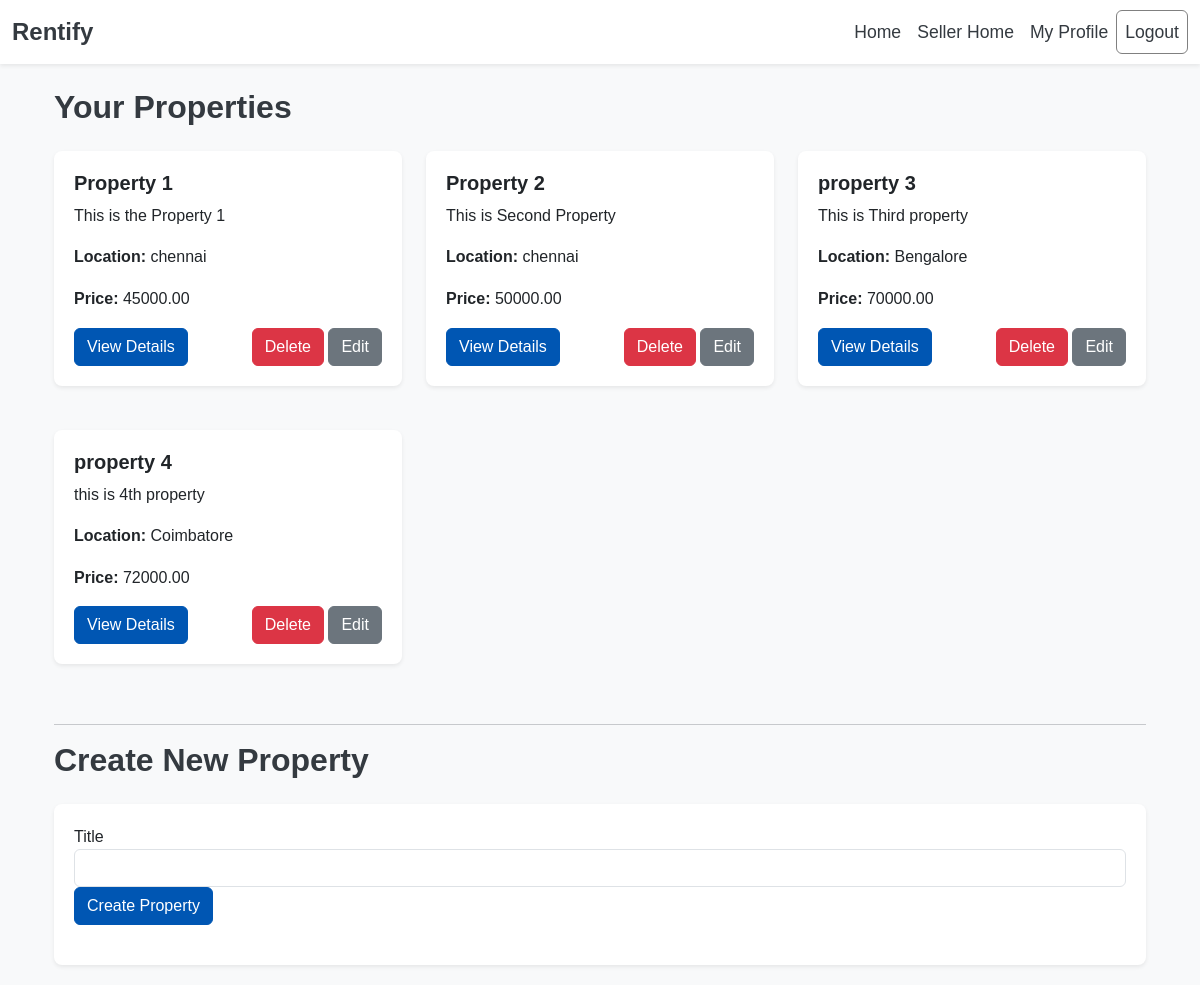
Screenshot of /seller/home/ (signed in) with the database file from the repository.
### listings/models.py (models this page shows, shortened)
class Property(models.Model):
    user = models.ForeignKey(User, on_delete=models.CASCADE)
    title = models.CharField(max_length=100)
    description = models.TextField()
    place = models.CharField(max_length=100)
    area = models.DecimalField(max_digits=10, decimal_places=2)
    bedrooms = models.IntegerField()
    bathrooms = models.IntegerField()
    hospitals_nearby = models.CharField(max_length=100)
    colleges_nearby = models.CharField(max_length=100)
    price = models.DecimalField(max_digits=10, decimal_places=2)
    likes = models.ManyToManyField(User, related_name='liked_properties', blank=True, default=None)
    booked_by = models.OneToOneField(User, related_name='booked_property', null=True, blank=True, on_delete=models.SET_NULL)
    created_at = models.DateTimeField(auto_now_add=True)

### listings/views.py (the view)
# urls.py: path('seller/home/', views.seller_home, name='seller_home'),
@login_required
@user_passes_test(is_seller)
def seller_home(request):
    properties = Property.objects.filter(user=request.user)
    return render(request, 'seller_home.html', {'properties': properties})

### listings/views.py (called while the page is built)
def is_seller(user):
    return user.profile.role == 'seller'

### templates/seller_home.html (shortened to what this page needs)
{% extends 'base.html' %}
{% block content %}
<div class="container mt-4">
    <h2 class="mb-4">Your Properties</h2>
    <div class="row">
    {% if properties%}
        {% for property in properties %}
            <div class="col-md-4 mb-4">
                <div class="card shadow-sm">
                    <div class="card-body">
                        <h5 class="card-title">{{ property.title }}</h5>
                        <p class="card-text">{{ property.description }}</p>
                        <p class="card-text"><strong>Location:</strong> {{ property.place }}</p>
                        <p class="card-text"><strong>Price:</strong> {{ property.price }}</p>
                        <div class="d-flex justify-content-between align-items-center">
                            <a href="{% url 'property_detail' property.pk %}" class="btn btn-primary">View Details</a>
                            <div>
                                <form method="post" action="{% url 'property_delete' property.pk %}" style="display: inline;">
                                    <button type="submit" class="btn btn-danger">Delete</button>
                                </form>
                                <a href="{% url 'property_edit' property.pk %}" class="btn btn-secondary ml-2">Edit</a>
                            </div>
                        </div>
                    </div>
                </div>
            </div>
        {% endfor %}
        {% else %}
        <h5 class="text-center text-danger p-4">You don't have any properties yet.</h5>
        {% endif %}
    </div>
    <hr>
    <h2 class="mb-4">Create New Property</h2>
    <div class="card shadow-sm">
        <div class="card-body">
            <form method="post" action="{% url 'property_create' %}">
                <div class="form-group">
                    <label for="title">Title</label>
                    <input type="text" class="form-control" id="title" name="title">
                </div>
                <button type="submit" class="btn btn-primary">Create Property</button>
            </form>
        </div>
    </div>
</div>
{% endblock %}

### static/css/styles.css (style rules this page uses)
body { background-color: #f8f9fa; font-family: 'Arial', sans-serif; color: #343a40; line-height: 1.6; }
.card { border-radius: 8px; box-shadow: 0 4px 10px rgba(0, 0, 0, 0.1); border: none; margin-bottom: 20px; background-color: #ffffff; padding: 4px; transition: transform 0.3s ease, box-shadow 0.3s ease; }
h1, h2, h3, h4, h5, h6 { font-family: 'Arial', sans-serif; color: #343a40; margin-bottom: 20px; }
h2 { font-size: 2rem; font-weight: bold; }
h5 { font-size: 1.25rem; font-weight: bold; }
a { color: #0056b3; text-decoration: none; transition: color 0.3s ease; }
.btn-primary { background-color: #0056b3; border-color: #0056b3; transition: background-color 0.3s ease, border-color 0.3s ease; }
form { margin-bottom: 20px; }
input, textarea, select { border-radius: 4px; border: 1px solid #ced4da; padding: 10px; width: 100%; }

### rows the page displays
Property: title "Property 1", description "This is the Property 1", place "chennai", price "45000.00"
Property: title "Property 2", description "This is Second Property", place "chennai", price "50000.00"
Property: title "property 3", description "This is Third property", place "Bengalore", price "70000.00"
Property: title "property 4", description "this is 4th property", place "Coimbatore", price "72000.00"
